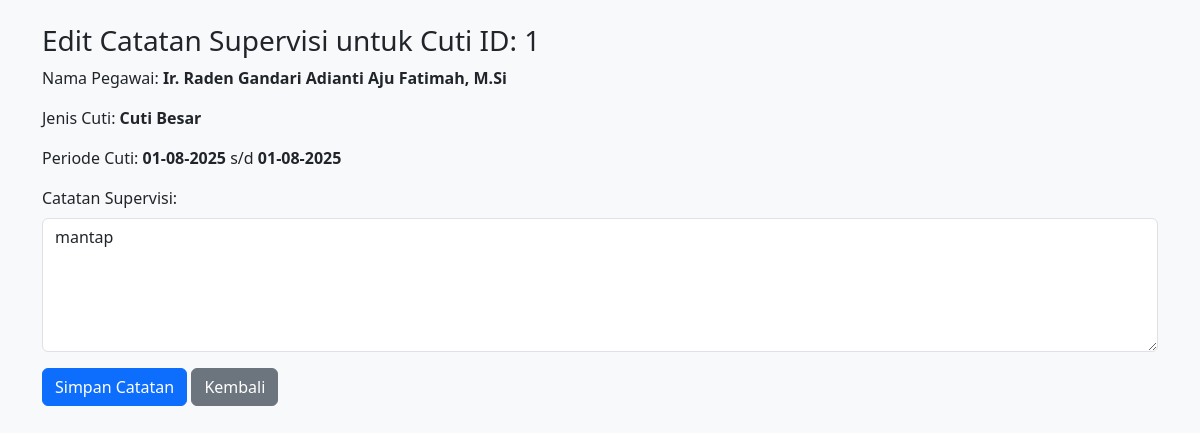
/edit_catatan_supervisi.php?id=1 (signed in), run on the app's committed database.
### tables this page shows
CREATE TABLE `tbl_cuti` (
  `id_cuti` int(11) UNSIGNED NOT NULL,
  `nip_pegawai` varchar(20) NOT NULL,
  `nama_pegawai` varchar(100) NOT NULL,
  `jenis_cuti` varchar(50) NOT NULL,
  `tanggal_mulai` date NOT NULL,
  `tanggal_selesai` date NOT NULL,
  `jumlah_cuti` decimal(4,1) DEFAULT NULL,
  `nama_file_surat` varchar(255) DEFAULT NULL,
  `total_berkas_diunggah` int(11) DEFAULT 0,
  `jumlah_berkas_diminta` int(11) DEFAULT NULL,
  `catatan_supervisi` text DEFAULT NULL,
  `created_at` timestamp NOT NULL DEFAULT current_timestamp(),
  `updated_at` timestamp NOT NULL DEFAULT current_timestamp() ON UPDATE current_timestamp()
);

### edit_catatan_supervisi.php (the view, shortened to what this page needs)
<?php
include 'db/koneksi.php';
$id_cuti = isset($_GET['id']) ? intval($_GET['id']) : 0;
$catatan_lama = '';
$nip_pegawai_for_redirect = '';
if ($id_cuti > 0) {
    $stmt = mysqli_prepare($conn, "SELECT nip_pegawai, nama_pegawai, jenis_cuti, tanggal_mulai, tanggal_selesai, catatan_supervisi FROM tbl_cuti WHERE id_cuti = ?");
    mysqli_stmt_bind_param($stmt, "i", $id_cuti);
    mysqli_stmt_execute($stmt);
    $result = mysqli_stmt_get_result($stmt);
    $data_cuti = mysqli_fetch_assoc($result);
    if ($data_cuti) {
        $nip_pegawai_for_redirect = $data_cuti['nip_pegawai'];
        $catatan_lama = $data_cuti['catatan_supervisi'];
    } else {
        echo "Data cuti tidak ditemukan.";
        exit;
    }
} else {
    echo "ID Cuti tidak valid.";
    exit;
}
function formatStandardDate($date_string) {
    $timestamp = strtotime($date_string);
    return date('d-m-Y', $timestamp);
}
?>
<!DOCTYPE html>
<html>
<head>
    <link href="https://cdn.jsdelivr.net/npm/bootstrap@5.3.0/dist/css/bootstrap.min.css" rel="stylesheet">
</head>
<body class="bg-light">
    <div class="container mt-4">
        <h3>Edit Catatan Supervisi untuk Cuti ID: <?= htmlspecialchars($id_cuti); ?></h3>
        <p>Nama Pegawai: <strong><?= htmlspecialchars($data_cuti['nama_pegawai']); ?></strong></p>
        <p>Jenis Cuti: <strong><?= htmlspecialchars($data_cuti['jenis_cuti']); ?></strong></p>
        <p>Periode Cuti: <strong><?= formatStandardDate($data_cuti['tanggal_mulai']); ?></strong> s/d <strong><?= formatStandardDate($data_cuti['tanggal_selesai']); ?></strong></p>
        <form method="POST" action="">
            <div class="mb-3">
                <label for="catatan_supervisi" class="form-label">Catatan Supervisi:</label>
                <textarea class="form-control" id="catatan_supervisi" name="catatan_supervisi" rows="5"><?= htmlspecialchars($catatan_lama); ?></textarea>
            </div>
            <button type="submit" class="btn btn-primary">Simpan Catatan</button>
            <a href="detail_berkas.php?nip=<?= urlencode($nip_pegawai_for_redirect); ?>" class="btn btn-secondary">Kembali</a>
        </form>
    </div>
</body>
</html>

### data on the page
tbl_cuti: nama_pegawai "Ir. Raden Gandari Adianti Aju Fatimah, M.Si", jenis_cuti "Cuti Besar", tanggal_mulai "01-08-2025", tanggal_selesai "01-08-2025", catatan_supervisi "mantap"

### other printed values
$id_cuti "1"
